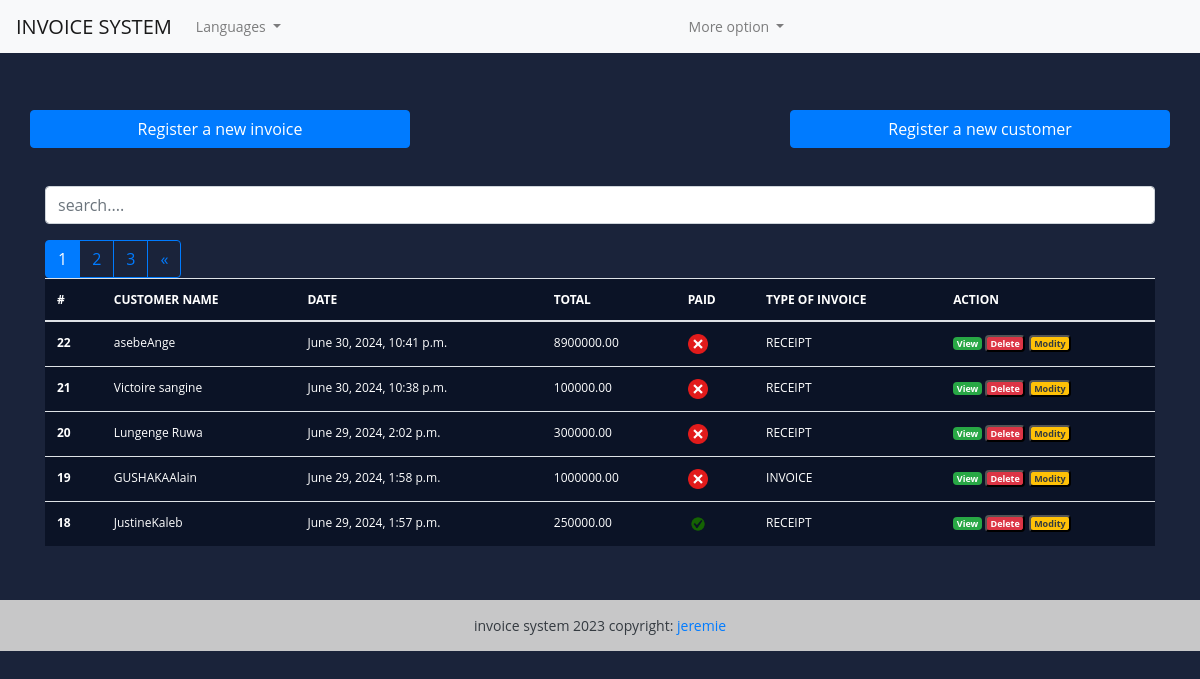
Page / (signed in) on the earlier database version.
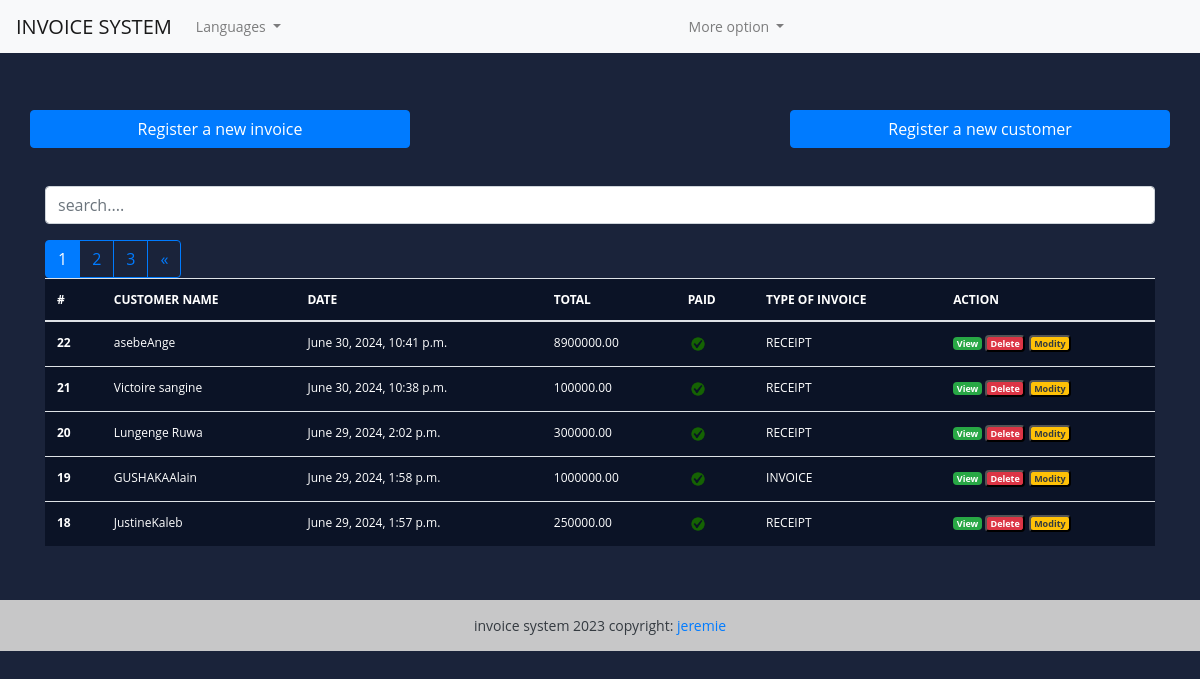
Same page on the later database version.
### fact_app/models.py (models this page shows, shortened)
class Invoice(models.Model):
  INVOICE_TYPE= (
    ('R', 'RECEIPT'),
    ('P', 'PROFORMA INVOICE'),
    ('I', 'INVOICE')
  )
  customer = models.ForeignKey(Customer, on_delete=models.PROTECT)
  save_by =models.ForeignKey(User, on_delete=models.PROTECT)
  invoice_date_time = models.DateTimeField(auto_now_add=True)
  total = models.DecimalField(max_digits=10000, decimal_places=2)
  last_updated_date = models.DateTimeField(null=True, blank=True)
  paid = models.BooleanField(default=False)
  invoice_type = models.CharField(max_length=1, choices=INVOICE_TYPE)
  comments = models.TextField(null=True, max_length=1000, blank=True)
  class Meta:
    verbose_name = "Invoice"
    verbose_name_plural ="Invoices"
  @property
  def get_total(self):
    articles = self.article_set.all()
    total = sum(article.get_total for article in articles)
    return total

class Customer(models.Model):
  SEX_TYPES =   (
    ('M', 'Masculin'),
    ('F', 'Feminin'),
  )
  name = models.CharField(max_length=132)
  email = models.EmailField()
  phone = models.CharField(max_length=132)
  address = models.CharField(max_length=64)
  sex = models.CharField(max_length=1, choices=SEX_TYPES)
  age =models.CharField(max_length=12)
  city = models.CharField(max_length=32)
  zip_code = models.CharField(max_length=16)
  created_date = models.DateTimeField(auto_now_add=True)
  save_by = models.ForeignKey(User, on_delete=models.PROTECT)
  class Meta:
    verbose_name = "Customer"
    verbose_name_plural ="Customers"

class Article(models.Model):
  invoice = models.ForeignKey(Invoice, on_delete=models.CASCADE)
  name = models.CharField(max_length=32)
  quantity = models.IntegerField()
  unit_price = models.DecimalField(max_digits=1000, decimal_places=2)
  total = models.DecimalField(max_digits=1000, decimal_places=2)
  class Meta:
    verbose_name='Article'
    verbose_name_plural='Articles'
  @property
  def get_total(self):
    total = self.quantity * self.unit_price
    return total

### fact_app/views.py (the view, shortened to what this page needs)
# urls.py: path('', views.HomeView.as_view(), name='home'),
class HomeView(LoginRequiredSuperuserMixim ,View):
   templates_name = 'index.html'
   invoices = Invoice.objects.select_related('customer', 'save_by').all().order_by('-invoice_date_time')
   context = {
      'invoices': invoices
   }
   def get(self, request, *args, **kwargs):
      items = pagination(request, self.invoices)
      self.context['invoices']= items
      return render(request, self.templates_name, self.context)

### fact_app/utils.py (called while the page is built)
def pagination(request, invoices):
     default_page = 1
     page = request.GET.get('page',default_page)
     items_per_page = 5
     paginator = Paginator(invoices, items_per_page)
     try:
          items_page = paginator.page(page)
     except PageNotAnInteger :
         items_page = paginator.page(default_page)
     except EmptyPage:
         items_page = paginator.page(paginator.num_pages)
     return items_page

### templates/index.html (shortened to what this page needs)
{% extends "base.html" %}
{% load static %}
{% block content %}
  <br><br>
<div class="row">
  <a href="{% url 'add-invoice' %}" class="btn col-md-4 btn-primary">
    Register a new invoice
  </a>
  <a href="#" class="btn col-md-4">
  </a>
  <a href="{% url 'add-customer' %}" class="btn col-md-4 btn-primary">
    Register a new customer
  </a>
</div>
<br><br>
<div class="form-group">
   <input id="search" class="form-control" type="text" placeholder="search....">
</div>
<div>
  <table class="table table-striped-columns">
     <thead>
       <tr style="
       color: white;";>
         <th scope="col">#</th>
         <th scope="col">CUSTOMER NAME</th>
         <th scope="col">DATE</th>
         <th scope="col">TOTAL</th>
         <th scope="col">PAID</th>
         <th scope="col">TYPE OF INVOICE</th>
         <th scope="col">ACTION</th>
       </tr>
     </thead>
     <tbody id="myTable">
         {% if invoices %}
         {% for facture in invoices %}
         <tr style="
         color: white;";>
            <th scope="row">{{ facture.pk }}</th>
            <td>{{ facture.customer.name }}</td>
            <td>{{ facture.invoice_date_time }}</td>
            <td>{{ facture.get_total }}</td>
            <td>
               {% if facture.paid %}
               <img src="{% static 'images/icon-yes.png'%}" alt="True" style="
               height: 20px;
               width: 20px;
               ";>
               {% else %}
               <img src="{% static 'images/icon-no.png'%}" alt="False" style="
               height: 20px;
               width: 20px;
               ">
               {% endif %}
            </td>
            <td>{{facture.get_invoice_type_display }}</td>
            <td>
              <a href="{% url 'view-invoice' pk=facture.pk %}" title="Detail" class="badge text-white bg-success">View</a>
              <button id="btn-invoice-sup" type="button" data-toggle="modal" data-target="#supprimer" class="badge text-white bg-danger" title="Supprimer" data-id="{{ facture.pk }}" data-customer="{{ facture.customer.name}}">
                Delete
              </button>
              <button id="btn-invoice-mod" type="button" data-toggle="modal" data-target="#modifier" class="badge text-dark bg-warning" title="Modifier" data-id="{{ facture.pk }}" data-customer="{{ facture.customer.name}}">
                Modity
              </button>
            </td>
         </tr>
         {% endfor %}
         {% if invoices.has_other_pages %}
         <div class="btn-group" role="group" aria-label="Item pagination">
             {% for page_number in invoices.paginator.page_range %}
             {% if invoices.number == page_number %}
             <button class="btn btn-outline-primary active">
              <span>{{page_number}}<span class="sr-only">{current}</span></span>
             </button>
             {% else %}
                <a href="?page={{page_number}}" class="btn btn-outline-primary">{{page_number}}</a>
             {% endif %}
             {% endfor %}
             {% if invoices.has_next%}
              <a href="?page={{ invoices.next_page_number }}" class="btn btn-outline-primary">&laquo;</a>
             {% endif %}
         </div>
         {% endif%}
         {% else %}
         <p class="text-center text-white">Not Found.</p>
         {% endif %}
     </tbody>
  </table>
</div>
<br><br>
{% endblock %};

### templates/base.html (shortened to what this page needs)
<!DOCTYPE html>
{% load static %}
<html lang="en">
<head>
  <link rel="stylesheet" href="https://cdn.jsdelivr.net/npm/bootstrap@4.6.2/dist/css/bootstrap.min.css">
   <link rel="stylesheet" href="{% static 'style.css'%}">
</head>
<body>
    <header>
      <nav class="navbar navbar-expand-lg navbar-light bg-light">
        <a class="navbar-brand" href="/">INVOICE SYSTEM</a>
        <div class="collapse navbar-collapse" id="navbarSupportedContent">
          <ul class="navbar-nav mr-auto">
            <li class="nav-item dropdown">
              <a class="nav-link dropdown-toggle" href="#" role="button" data-toggle="dropdown" aria-expanded="false">
                Languages
              </a>
            </li>
          </ul>
        </div>
        <div class="collapse navbar-collapse" id="navbarSupportedContent">
          <ul class="navbar-nav mr-auto">
            <li class="nav-item dropdown">
              <a class="nav-link dropdown-toggle" href="#" role="button" data-toggle="dropdown" aria-expanded="false">
                More option
              </a>
            </li>
          </ul>
        </div>
      </nav>
    </header>
    <div class="container">
      <div class="wrapper">
         <br>
      </div>
    </div>
   <div class="container">
    {% block content %}
    {% endblock content %}
  </div>
  <footer class="bg-light text-center text-dark">
      <div class="text-center p-3 " style="background-color: rgba(0,0,0,0.2) ;">
         invoice system 2023 copyright:
         <a href="">jeremie</a>
      </div>
  </footer>
</body>
</html>

### static/style.css (style rules this page uses)
body { margin: 0; padding: 0; font: 400 .875rem 'Open Sans', sans-serif; background: #1A233A; color: white; position: relative; height: 100%; }
.table { background-color: #0b1326; color: #05070b; font-size: .75rem; }

Differences in the rows shown:
changed Invoice "June 30, 2024, 10:41 p.m.": paid: picture added; paid: picture removed
changed Invoice "June 30, 2024, 10:38 p.m.": paid: picture added; paid: picture removed
changed Invoice "June 29, 2024, 2:02 p.m.": paid: picture added; paid: picture removed
changed Invoice "June 29, 2024, 1:58 p.m.": paid: picture added; paid: picture removed
